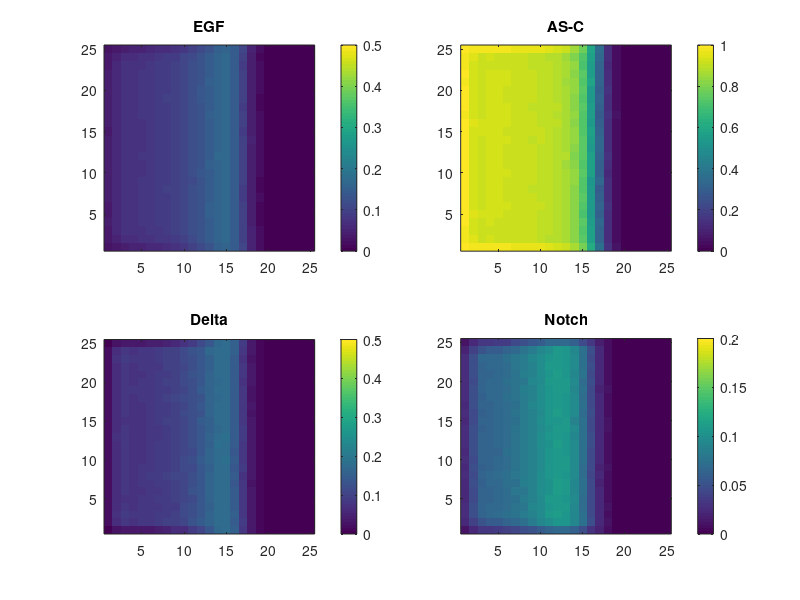

Here is the MATLAB script that generated this plot:
Tmax=200;Xmax=25;
dt=0.1;dx=1;dx2=dx*dx;noise=0.1;    %noise defines the magnitude of noise
de=1;ke=1;ae=1;ea=10;kn=1;dn=0.25;dc=0.25;kd=1;ad=1;%Or, ae=0.5;
E=zeros(Xmax,Xmax,Tmax);En=zeros(Xmax,Xmax);
N=zeros(Xmax,Xmax,Tmax);D=zeros(Xmax,Xmax,Tmax);
A=zeros(Xmax,Xmax,Tmax);A(:,1,1)=0.5;
Etemp=zeros(Xmax,Xmax);Eright=Etemp;Eleft=Etemp;Eup=Etemp;Edown=Etemp;
for T=1:Tmax-1
    Etemp=E(:,:,T);
    Eright(:,Xmax)=Etemp(:,Xmax);Eright(:,1:Xmax-1)=Etemp(:,2:Xmax);
    Eleft(:,1)=Etemp(:,1);Eleft(:,2:Xmax)=Etemp(:,1:Xmax-1);
    Eup(Xmax,:)=Etemp(Xmax,:);Eup(1:Xmax-1,:)=Etemp(2:Xmax,:);
    Edown(1,:)=Etemp(1,:);Edown(2:Xmax,:)=Etemp(1:Xmax-1,:);
    E(:,:,T+1)=dt*(de*(Eright+Eleft+Eup+Edown-4*Etemp)/dx2-ke*E(:,:,T)+ae*A(:,:,T).*(1-A(:,:,T))).*(1+noise *randn(Xmax))+E(:,:,T);%Adding noise by multiplying (1+noise *randn(Xmax))
    for X=2: Xmax-1
        for Y=2:Xmax-1
            N(Y,X,T+1)= N(Y,X,T) + dt*( dn*( D(Y,X+1,T)+D(Y,X-1,T)+D(Y+1,X,T)+D(Y-1,X,T)) -dc*D(Y,X,T) -kn*N(Y,X,T) ).*(1+noise *randn);%Adding noise by multiplying (1+noise *randn(Xmax))
        end
    end
    for X=2: Xmax-1        
        N(1,X,T+1)= N(1,X,T) + dt*( dn*( D(1,X+1,T)+D(1,X-1,T)+D(2,X,T)) -dc*D(1,X,T) -kn*N(1,X,T)).*(1+noise *randn);%Adding noise by multiplying (1+noise *randn(Xmax))
        N(Xmax,X,T+1)= N(Xmax,X,T) + dt*( dn*( D(Xmax,X+1,T)+D(Xmax,X-1,T)+D(Xmax-1,X,T)) -dc*D(Xmax,X,T) -kn*N(Xmax,X,T) ).*(1+noise *randn);%Adding noise by multiplying (1+noise *randn(Xmax))       
    end
    for Y=2: Xmax-1        
        N(Y,1,T+1)= N(Y,1,T) + dt*( dn*( D(Y+1,1,T)+D(Y-1,1,T)+D(Y,2,T)) -dc*D(Y,1,T) -kn*N(Y,1,T) ).*(1+noise *randn);%Adding noise by multiplying (1+noise *randn(Xmax)) 
        N(Y,Xmax,T+1)= N(Y,Xmax,T) + dt*( dn*( D(Y+1,Xmax,T)+D(Y-1,Xmax,T)+D(Y,Xmax-1,T)) -dc*D(Y,Xmax,T) -kn*N(Y,Xmax,T) ).*(1+noise *randn);%Adding noise by multiplying (1+noise *randn(Xmax))      
    end       
    N(1,1,T+1)= N(1,1,T) + dt*( dn*( D(1,2,T)+D(2,1,T)) -dc*D(1,1,T) -kn*N(1,1,T)).*(1+noise *randn);
    N(Xmax,1,T+1)= N(Xmax,1,T) + dt*( dn*( D(Xmax,2,T)+D(Xmax-1,1,T)) -dc*D(Xmax,1,T) -kn*N(Xmax,1,T) ).*(1+noise *randn);%Adding noise by multiplying (1+noise *randn(Xmax))        
    N(1,Xmax,T+1)= N(1,Xmax,T) + dt*( dn*( D(2,Xmax,T)+D(1,Xmax-1,T)) -dc*D(1,Xmax,T) -kn*N(1,Xmax,T) ).*(1+noise *randn);%Adding noise by multiplying (1+noise *randn(Xmax))
    N(Xmax,Xmax,T+1)= N(Xmax,Xmax,T) + dt*( dn*( D(Xmax,Xmax-1,T)+D(Xmax-1,Xmax,T)) -dc*D(Xmax,Xmax,T) -kn*N(Xmax,Xmax,T) ).*(1+noise *randn);%Adding noise by multiplying (1+noise *randn(Xmax))       
    D(:,:,T+1)=dt*(-kd*D(:,:,T)+ad*A(:,:,T).*(1-A(:,:,T))).*(1+noise *randn(Xmax))+D(:,:,T);%Adding noise by multiplying (1+noise *randn(Xmax))
    En=E(:,:,T)-N(:,:,T);En=En.*(En>0);
    A(:,:,T+1)=dt*(ea*(1-A(:,:,T)).*En).*(1+noise *randn(Xmax))+A(:,:,T);%Adding noise by multiplying (1+noise *randn(Xmax))
end
figure('Position',[0 100 1000 600]);
for T=1:10:100
    subplot(2,2,1);imagesc(E(:,:,T),[0 0.5]);set(gca,'YDir','normal');title('EGF');colorbar;
    subplot(2,2,2);imagesc(A(:,:,T),[0 1]);set(gca,'YDir','normal');title('AS-C');colorbar;
    subplot(2,2,3);imagesc(D(:,:,T),[0 0.5]);set(gca,'YDir','normal');title('Delta');colorbar;
    subplot(2,2,4);imagesc(N(:,:,T),[0 0.2]);set(gca,'YDir','normal');title('Notch');colorbar;
    pause(0.001);
end
